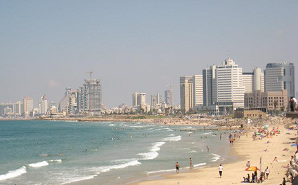
#> input picture adv/img.png, 298 x 185 px
$ python exer17.py adv/img.png out.png
#> lines starting #> are read from the running program, lines starting #| are printed output that depends on the picture; after the words box and inside, x2 and y2 are one past the last pixel; in counts of white or black regions, pixels touching at a corner belong together
#  画像を読み込み、グレースケール画像に変換後、Otsu法により画像を二値化せよ。
#
#  $python exer17.py input.png output.png
#  input.png  : 入力画像のファイル名
#  output.png : 出力画像のファイル名

import numpy as np
import sys
import cv2

# calcPixnumMeanVari関数 : ヒストグラム数列から画素数、平均、分散を計算する
# valueは、[0,1,2,3,4,...,255という数列です（ヒストグラムの横軸の画素値を表します）
# histoは、頻度が入った配列です
def calcPixnumMeanVari( histo, value ) :
    num  = np.sum(histo)
    if num == 0 :
        return 0, 0, 0
    mean = np.sum(histo * value) / num
    vari = np.sum(histo * ( (value - mean)**2) ) / num
    return num, mean, vari

fname_in  = sys.argv[1]
fname_out = sys.argv[2]

#画像を読み込み輝度画像へ変換
img = cv2.imread(fname_in)
#> img is the input picture: shape (185, 298, 3); mean B, G, R 166.7, 168.9, 167.9
img = cv2.cvtColor(img, cv2.COLOR_RGB2GRAY)
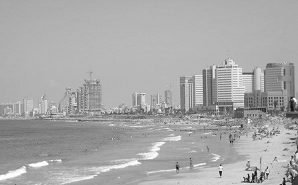
#> img: shape (185, 298); min 12, max 255, mean 168.1

#---------------------------------------
# ヒストグラムを計算
h = img.shape[0]
#> h = 185
w = img.shape[1]
#> w = 298

histo = [0] * 256

for i in range(0, h):
    for j in range(0, w):
        histo[img[i,j]] = histo[img[i,j]] + 1
#> after the loop, histo = 256 values, max 3330 at index 183, min 0 at index 0, mean 215.4

# ヒストグラム全体画素数・平均・分散は下記の通り計算
value = np.arange(256)
num, mean, vari = calcPixnumMeanVari(histo, value)
#> in calcPixnumMeanVari, `num  = np.sum(histo)`: num = 55130
#> in calcPixnumMeanVari, `mean = np.sum(histo * value) / num`: mean = 168.1
#> in calcPixnumMeanVari, `vari = np.sum(histo * ( (value - mean)**2) ) / num`: vari = 707.5
#> num = 55130; mean = 168.1; vari = 707.5

# Otsu法により閾値threshを計算
#スライスを使う
bmax = 0
amax = 0

black_num = 0
black_mean = 0
black_vari = 0

white_num = 0
white_mean = 0
white_vari = 0

for a in range(1,255):
    black_num, black_mean, black_vari = calcPixnumMeanVari(histo[0:a], value[0:a])
    white_num, white_mean, white_vari = calcPixnumMeanVari(histo[a:256], value[a:256])

    bcv = (black_num * (black_mean - mean) * (black_mean - mean) + white_num * (white_mean - mean) * (white_mean - mean)) / (black_num + white_num)
    icv = (black_num * black_vari + white_num * white_vari) / (black_num + white_num)

    bunrido = bcv / icv

    if bmax < bunrido:
        bmax = bunrido
        amax = a
#> this loop made 254 passes
#> (black_num, black_mean, black_vari, white_num, white_mean) on passes 13, 14, 15, 16, 17, 19, 21, 22, 23, 24, 25, 26: (2, 12, 0, 55128, 168.1), (4, 12.5, 0.25, 55126, 168.1), (6, 13, 0.667, 55124, 168.1), (7, 13.29, 1.06, 55123, 168.2), (8, 13.62, 1.73, 55122, 168.2), (9, 14.11, 3.43, 55121, 168.2), (10, 14.7, 6.21, 55120, 168.2), (12, 15.75, 10.69, 55118, 168.2), (14, 16.64, 13.94, 55116, 168.2), (15, 17.07, 15.53, 55115, 168.2), (16, 17.5, 17.38, 55114, 168.2), (21, 19.29, 23.44, 55109, 168.2)
#> (black_num, black_mean, black_vari, white_num, white_mean) on passes 1 to 6: (0, 0, 0, 55130, 168.1), (0, 0, 0, 55130, 168.1), (0, 0, 0, 55130, 168.1), (0, 0, 0, 55130, 168.1), (0, 0, 0, 55130, 168.1), (0, 0, 0, 55130, 168.1)

thresh = 0
thresh = amax

#画像の二値化（pythonでは以下の表記が可能, boolean array indexingという記法です）
img[img >= thresh] = 255
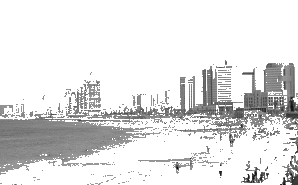
#> img: shape (185, 298); min 12, max 255, mean 226.1
img[img <  thresh] = 0
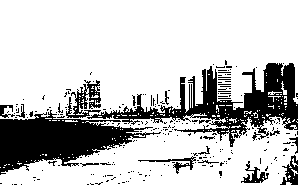
#> img: shape (185, 298); 77% white; 240 black regions (223 under 20 px), largest, box (x1, y1, x2, y2) and area: (87, 63, 298, 147) 5241, (0, 110, 161, 175) 5007, (66, 80, 101, 118) 590
#---------------------------------------
cv2.imwrite( fname_out, img )

$ run again, on adv/sample2.png
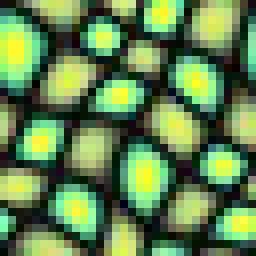
#> input picture adv/sample2.png, 32 x 32 px (shown 8 times larger)
#> img is the input picture: shape (32, 32, 3); mean B, G, R 79, 131.8, 98.4
#> `img = cv2.cvtColor(img, cv2.COLOR_RGB2GRAY)`:
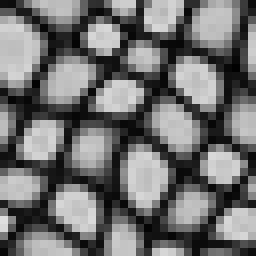
#> img: shape (32, 32) (shown 8 times larger); min 1, max 223, mean 112.2
#> after the loop `for i in range(0, h):`: histo = 256 values, max 20 at index 193, min 0 at index 0, mean 4
#> in calcPixnumMeanVari, `num  = np.sum(histo)`: num = 1024
#> in calcPixnumMeanVari, `mean = np.sum(histo * value) / num`: mean = 112.2
#> in calcPixnumMeanVari, `vari = np.sum(histo * ( (value - mean)**2) ) / num`: vari = 5136.4
#> `num, mean, vari = calcPixnumMeanVari(histo, value)`: num = 1024; mean = 112.2; vari = 5136.4
#> the loop `for a in range(1,255):` made 254 passes
#> (black_num, black_mean, black_vari, white_num, white_mean) on passes 9 to 16: (21, 6.48, 3.49, 1003, 114.4), (32, 7.34, 3.73, 992, 115.6), (39, 7.82, 4.1, 985, 116.4), (49, 8.47, 4.9, 975, 117.4), (57, 8.96, 5.72, 967, 118.3), (65, 9.46, 6.77, 959, 119.2), (80, 10.31, 8.64, 944, 120.9), (88, 10.74, 9.67, 936, 121.8)
#> `img[img <  thresh] = 0`:
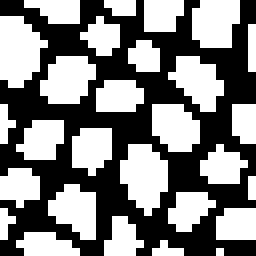
#> img: shape (32, 32) (shown 8 times larger); 50.7% white; 1 black region, box (x1, y1, x2, y2) and area: (0, 0, 32, 32) 505

$ run again, on adv/syhthesis1.png
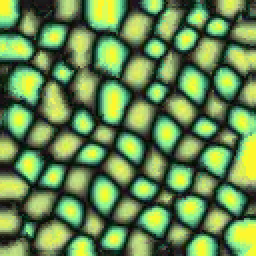
#> input picture adv/syhthesis1.png, 128 x 128 px (shown 2 times larger)
#> img is the input picture: shape (128, 128, 3); mean B, G, R 78.9, 135.8, 102.3
#> `img = cv2.cvtColor(img, cv2.COLOR_RGB2GRAY)`:
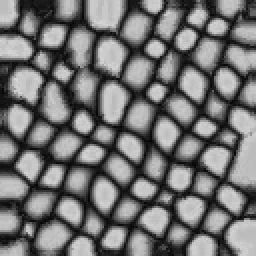
#> img: shape (128, 128) (shown 2 times larger); min 3, max 213, mean 115
#> after the loop `for i in range(0, h):`: histo = 256 values, max 278 at index 187, min 0 at index 0, mean 64
#> in calcPixnumMeanVari, `num  = np.sum(histo)`: num = 16384
#> in calcPixnumMeanVari, `mean = np.sum(histo * value) / num`: mean = 115
#> in calcPixnumMeanVari, `vari = np.sum(histo * ( (value - mean)**2) ) / num`: vari = 4458.8
#> `num, mean, vari = calcPixnumMeanVari(histo, value)`: num = 16384; mean = 115; vari = 4458.8
#> the loop `for a in range(1,255):` made 254 passes
#> (black_num, black_mean, black_vari, white_num, white_mean) on passes 9 to 16: (42, 7.55, 0.914, 16342, 115.2), (68, 8.1, 1.06, 16316, 115.4), (95, 8.64, 1.49, 16289, 115.6), (149, 9.5, 2.24, 16235, 115.9), (212, 10.24, 2.88, 16172, 116.3), (300, 11.05, 3.61, 16084, 116.9), (347, 11.45, 4.14, 16037, 117.2), (454, 12.29, 5.44, 15930, 117.9)
#> `img[img <  thresh] = 0`:
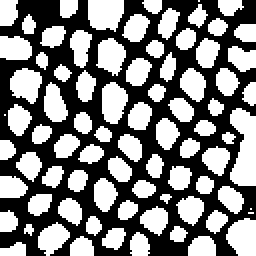
#> img: shape (128, 128) (shown 2 times larger); 49.9% white; 81 white regions (5 under 20 px), largest, box (x1, y1, x2, y2) and area: (115, 54, 128, 93) 383, (44, 0, 62, 16) 241, (113, 109, 128, 128) 228

$ run again, on adv/synthesis2.png
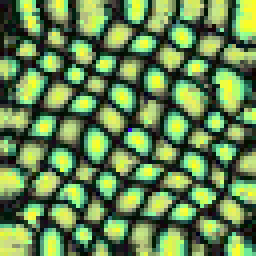
#> input picture adv/synthesis2.png, 64 x 64 px (shown 4 times larger)
#> img is the input picture: shape (64, 64, 3); mean B, G, R 78.7, 132.9, 101.1
#> `img = cv2.cvtColor(img, cv2.COLOR_RGB2GRAY)`:
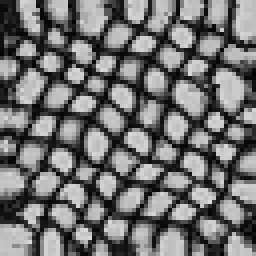
#> img: shape (64, 64) (shown 4 times larger); min 1, max 218, mean 113.1
#> after the loop `for i in range(0, h):`: histo = 256 values, max 112 at index 193, min 0 at index 0, mean 16
#> in calcPixnumMeanVari, `num  = np.sum(histo)`: num = 4096
#> in calcPixnumMeanVari, `mean = np.sum(histo * value) / num`: mean = 113.1
#> in calcPixnumMeanVari, `vari = np.sum(histo * ( (value - mean)**2) ) / num`: vari = 5217.4
#> `num, mean, vari = calcPixnumMeanVari(histo, value)`: num = 4096; mean = 113.1; vari = 5217.4
#> the loop `for a in range(1,255):` made 254 passes
#> (black_num, black_mean, black_vari, white_num, white_mean) on passes 9 to 16: (92, 6.76, 2.46, 4004, 115.5), (145, 7.58, 2.73, 3951, 116.9), (163, 7.85, 3, 3933, 117.4), (206, 8.5, 4.02, 3890, 118.6), (223, 8.77, 4.57, 3873, 119.1), (255, 9.3, 5.96, 3841, 119.9), (311, 10.15, 8.15, 3785, 121.5), (336, 10.51, 9.16, 3760, 122.2)
#> `img[img <  thresh] = 0`:
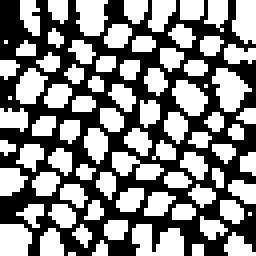
#> img: shape (64, 64) (shown 4 times larger); 51.9% white; 1 black region, box (x1, y1, x2, y2) and area: (0, 0, 64, 64) 1972
